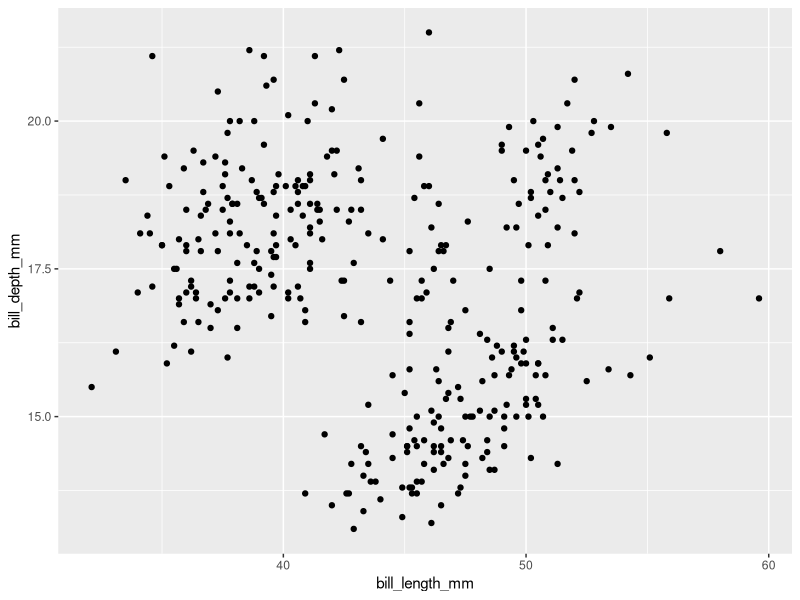
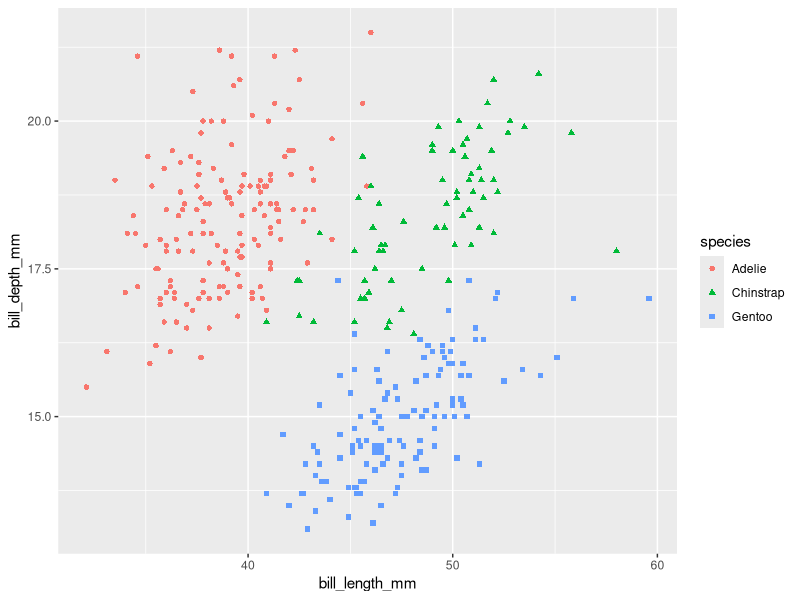
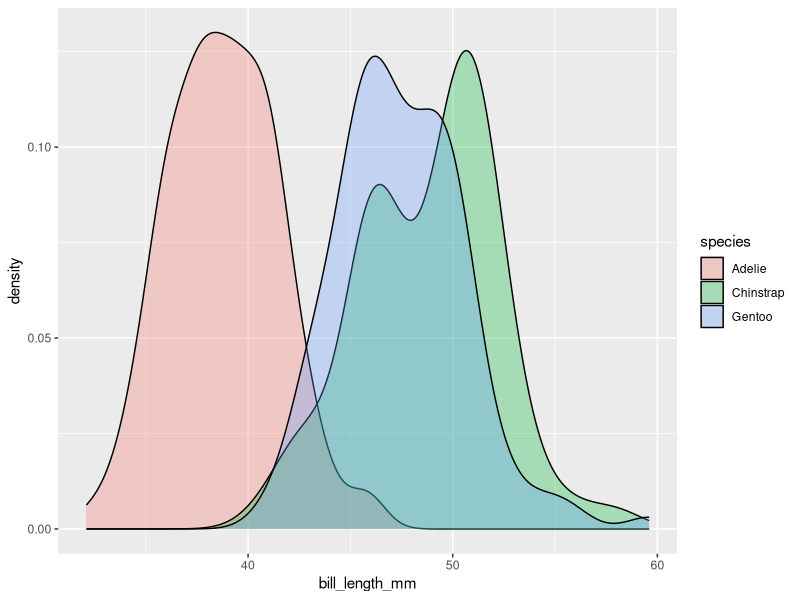
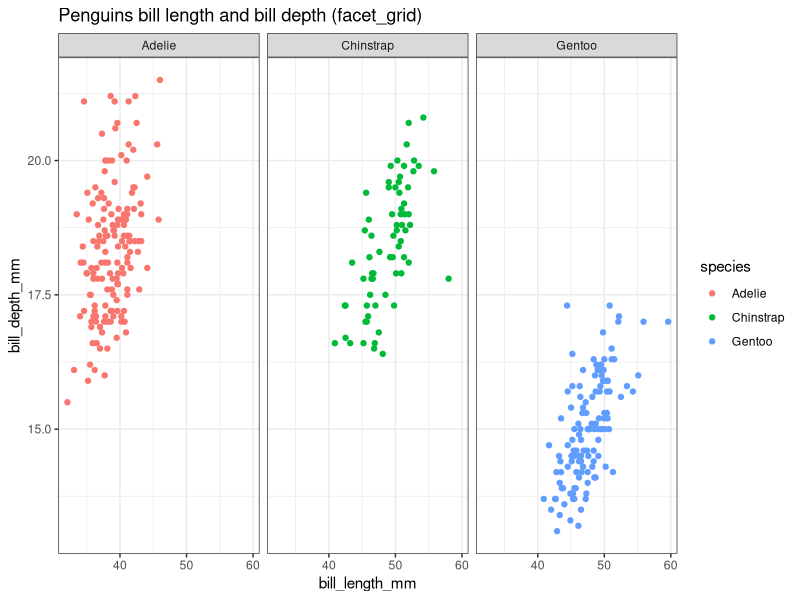

These charts were generated, in order, by the following R code:
install.packages("palmerpenguins")
install.packages("tidyverse")
library(palmerpenguins)
library(tidyverse)
View(penguins)
dim(penguins)
str(penguins)
summary(penguins)
colSums(is.na(penguins))
feature_names <- names(penguins)
print(feature_names)
penguins%>%
  names()
penguins
glimpse(penguins)
# add data points
ggplot(data = penguins) +
  aes(x = bill_length_mm, y = bill_depth_mm) +
  geom_point()
# Create a scatterplot with different colors and symbol types using penguins data
ggplot(data = penguins) +
  aes(x = bill_length_mm, y = bill_depth_mm, color = species, shape = species) +
  geom_point()
# Create a density plot with different fill colors for each species using penguins data
ggplot(data = penguins) +
  aes(x = bill_length_mm, fill = species) +
  geom_density(alpha = 0.3)
# Create a facet grid plot with palmerspenguins data
ggplot(penguins, aes(x = bill_length_mm, y = bill_depth_mm, color = species)) +
  geom_point() +
  facet_grid(. ~ species) +
  theme_bw() +
  ggtitle("Penguins bill length and bill depth (facet_grid)")
penguins %>%
  count(species)
penguins %>%
  count(species, sort=TRUE)
count(penguins, species)
count(penguins, species, island)
penguins %>%
  count(species,island, sort=TRUE)
any(is.na(penguins))
is.na(penguins)
newdata <- na.omit(penguins)
